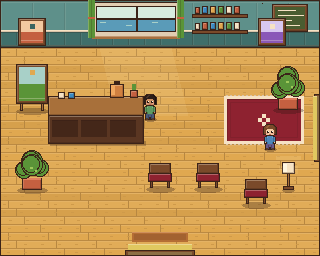
#> input picture reference/cafe.png, 320 x 256 px, found by its file name
$ python paintNativeFace.py
#> lines starting #> are read from the running program, lines starting #| are printed output that depends on the picture; pictures that were not available may be replaced by others from this repository, and a replacement may not be noted
#!/usr/bin/env python3
"""Paint a native 32px face onto the existing bodies.

The muzzle was two bugs stacked. The template was a tall oval: eyes high,
a nose bar, a mouth bar, a pointed chin. And the stamp treated that chin
as the shoulder, so the new face sat on top of the old snout.

This template is wide and short. The jaw stays round. Eyes sit low, with
no nose bar. The stamp clears only the head, at the real neck, and leaves
the body and the walk frames alone.
"""
from __future__ import annotations

from pathlib import Path

import numpy as np
from PIL import Image, ImageDraw, ImageFont

ROOT = Path(__file__).resolve().parents[1]
SPR = ROOT / "public/art/gen/sprites"
PREVIEW = ROOT / "docs/preview"

INK = (22, 17, 13, 255)
WHITE = (248, 244, 236, 255)
GOLD = (201, 162, 39, 255)
STEEL = (61, 92, 102, 255)
STEEL_D = (36, 56, 64, 255)
WARM = (186, 92, 78, 255)

SKIN = {
    "player": (224, 186, 148, 255),
    "mabel": (232, 196, 160, 255),
    "holt": (210, 170, 136, 255),
    "elena": (196, 148, 104, 255),
    "tommy": (196, 148, 104, 255),
    "marcus": (214, 156, 114, 255),
    "priya": (168, 108, 68, 255),
    "jordan": (206, 154, 112, 255),
}
SKIN_D = {
    "player": (196, 150, 112, 255),
    "mabel": (201, 160, 122, 255),
    "holt": (176, 136, 104, 255),
    "elena": (168, 118, 78, 255),
    "tommy": (168, 118, 78, 255),
    "marcus": (176, 120, 82, 255),
    "priya": (132, 78, 48, 255),
    "jordan": (168, 118, 78, 255),
}
HAIR = {
    "player": (90, 49, 29, 255),
    "mabel": (206, 198, 186, 255),
    "holt": (168, 162, 150, 255),
    "elena": (36, 26, 22, 255),
    "tommy": (90, 80, 72, 255),
    "marcus": (122, 58, 40, 255),
    "priya": (28, 20, 18, 255),
    "jordan": (42, 28, 22, 255),
}
HAIR_D = {
    "player": (64, 35, 20, 255),
    "mabel": (154, 148, 136, 255),
    "holt": (120, 112, 100, 255),
    "elena": (20, 14, 12, 255),
    "tommy": (61, 92, 102, 255),
    "marcus": (80, 36, 24, 255),
    "priya": (16, 12, 10, 255),
    "jordan": (26, 16, 14, 255),
}

CAST = ("player", "mabel", "holt", "elena", "tommy", "marcus", "priya", "jordan")
SMILE = {"player", "mabel", "elena", "tommy", "priya", "jordan"}
GLASSES = {"player", "marcus"}

# Authored head. One neck row. The stamp slides this so NECK lands on the
# body's real neck, not on the old chin.
NECK = 22
FACE_TOP, CHIN = 8, 21
CHEEK_L, CHEEK_R = 8, 23


def px(a: np.ndarray, x: int, y: int, col: tuple[int, int, int, int]) -> None:
    if 0 <= x < a.shape[1] and 0 <= y < a.shape[0] and col[3]:
        a[y, x] = col


def blush(skin: tuple[int, int, int, int]) -> tuple[int, int, int, int]:
    return tuple(int(skin[i] * 0.75 + WARM[i] * 0.25) for i in range(3)) + (255,)


def clear_px(a: np.ndarray, x: int, y: int) -> None:
    if 0 <= x < a.shape[1] and 0 <= y < a.shape[0]:
        a[y, x] = (0, 0, 0, 0)


def face_skin(a: np.ndarray, who: str, skin: tuple[int, int, int, int]) -> None:
    """Width 16, height 14. Jaw at least 75% of the cheek. No pointed chin."""
    for y in range(FACE_TOP, CHIN + 1):
        if who == "holt":
            inset = 1 if y == FACE_TOP else 0
        elif who == "mabel" and y == FACE_TOP:
            inset = 3
        elif who == "mabel" and y == FACE_TOP + 1:
            inset = 2
        elif y == FACE_TOP:
            inset = 2
        elif y in (FACE_TOP + 1, CHIN):
            inset = 1
        else:
            inset = 0
        for x in range(CHEEK_L + inset, CHEEK_R - inset + 1):
            px(a, x, y, skin)
    # One-pixel ear nub, tucked at the hairline. Not a tab beside the eye.
    px(a, CHEEK_L - 1, 14, skin)
    px(a, CHEEK_R + 1, 14, skin)


def eyes(a: np.ndarray) -> None:
    """2×3 ovals, 4px apart, highlight top-right, pupils centred."""
    for x0 in (12, 18):
        for dy in range(3):
            px(a, x0, 15 + dy, INK)
            px(a, x0 + 1, 15 + dy, INK)
        px(a, x0 + 1, 15, WHITE)


def brows(a: np.ndarray, who: str) -> None:
    """One pixel, short, curved. Not a scowl."""
    pairs = {
        "mabel": [(11, 12), (12, 13), (13, 13), (18, 13), (19, 13), (20, 12)],
        "player": [(12, 12), (13, 13), (14, 13), (17, 13), (18, 13), (19, 12)],
        "elena": [(12, 12), (13, 13), (14, 13), (17, 13), (18, 13), (19, 12)],
        "priya": [(12, 12), (13, 12), (14, 13), (17, 13), (18, 12), (19, 12)],
        "tommy": [(12, 13), (13, 12), (14, 13), (17, 13), (18, 12), (19, 13)],
        "jordan": [(12, 12), (13, 12), (14, 12), (17, 13), (18, 13), (19, 13)],
        "holt": [(12, 13), (13, 13), (14, 13), (17, 13), (18, 13), (19, 13)],
        "marcus": [(12, 13), (13, 13), (14, 13), (17, 13), (18, 13), (19, 13)],
    }
    ink = HAIR_D[who] if who in ("mabel", "holt") else INK
    for x, y in pairs[who]:
        px(a, x, y, ink)


def mouth(a: np.ndarray, who: str) -> None:
    """At most 4px, one curve. Holt and Marcus stay level, never down."""
    if who in SMILE:
        px(a, 13, 19, INK)
        px(a, 14, 20, INK)
        px(a, 15, 20, INK)
        px(a, 16, 19, INK)
    else:
        for x in (14, 15, 16):
            px(a, x, 20, INK)


def glasses(a: np.ndarray) -> None:
    """Two short rims and a one-pixel bridge. The eyes stay 2px wide."""
    for x in (12, 13, 18, 19):
        px(a, x, 14, INK)
    px(a, 16, 14, INK)


def features(a: np.ndarray, who: str) -> None:
    skin, skin_d = SKIN[who], SKIN_D[who]
    eyes(a)
    brows(a, who)
    px(a, 16, 18, skin_d)  # one pixel, not a bar
    b = blush(skin)
    px(a, 10, 18, b)
    px(a, 11, 18, b)
    px(a, 20, 18, b)
    px(a, 21, 18, b)
    if who == "mabel":
        px(a, 10, 19, skin_d)
        px(a, 21, 19, skin_d)
    if who == "jordan":
        px(a, 20, 19, (176, 96, 72, 255))
    if who == "priya":
        px(a, 16, 14, GOLD)
    mouth(a, who)
    if who in GLASSES:
        glasses(a)
    for x in range(14, 18):
        px(a, x, NECK, skin)


# [78 lines left out: function hair_front, not called in this run]


def bare(who: str) -> np.ndarray:
    a = np.zeros((64, 32, 4), np.uint8)
    face_skin(a, who, SKIN[who])
    features(a, who)
    return a


# [307 lines left out: functions front, profile, back, is_skin_px, is_dark_px, is_hair_px and 6 more, not called in this run]


def skin_mask(who: str, head: np.ndarray) -> np.ndarray:
    skin = np.zeros(head.shape[:2], bool)
    for col in (SKIN[who], SKIN_D[who], blush(SKIN[who])):
        skin |= (
            (np.abs(head[:, :, 0].astype(int) - col[0]) < 18)
            & (np.abs(head[:, :, 1].astype(int) - col[1]) < 18)
            & (np.abs(head[:, :, 2].astype(int) - col[2]) < 18)
            & (head[:, :, 3] > 0)
        )
    skin[:, CHEEK_L - 1] = False
    skin[:, CHEEK_R + 1] = False
    if NECK < skin.shape[0]:
        skin[NECK] = False
    return skin


def squint(who: str, head: np.ndarray) -> None:
    """Hair hidden. A muzzle is tall, narrow, or pointed."""
    skin = skin_mask(who, head)
    ys, xs = np.where(skin)
    if len(xs) == 0:
        raise SystemExit(f"{who}: no face")
    width = int(xs.max() - xs.min() + 1)
    height = int(ys.max() - ys.min() + 1)
    jaw = 0
    cheek = 0
    for y in range(int(ys.min()), int(ys.max()) + 1):
        row = np.where(skin[y])[0]
        if len(row) == 0:
            continue
        w = int(row.max() - row.min() + 1)
        cheek = max(cheek, w)
        if y >= int(ys.max()) - 1:
            jaw = max(jaw, w)
    ratio = height / max(1, width)
    jaw_r = jaw / max(1, cheek)
    # Eyes: the 3-tall ink block, not the brow or the mouth.
    ink = (head[:, :, 0] < 40) & (head[:, :, 1] < 40) & (head[:, :, 2] < 40) & (head[:, :, 3] > 0)
    white = (head[:, :, 0] > 230) & (head[:, :, 1] > 230) & (head[:, :, 3] > 0)
    eye_rows = [y for y in range(head.shape[0]) if white[y].any() and ink[y].sum() >= 2]
    if len(eye_rows) < 1:
        raise SystemExit(f"{who}: eyes missing")
    eye_mid = eye_rows[0] + 1  # highlight is the top of the 3px oval
    down = (eye_mid - int(ys.min())) / max(1, height)
    if ratio > 1.0 or jaw_r < 0.70 or not (0.52 <= down <= 0.68):
        raise SystemExit(
            f"{who}: still a muzzle width={width} height={height} jaw={jaw_r:.2f} eyes={down:.2f}"
        )
    print(f"  {who:8} face {width}x{height}  h/w={ratio:.2f}  jaw={jaw_r:.2f}  eyes={down:.2f}")


# [7 lines left out: function hide_hair, not called in this run]


def sheet() -> None:
    """8 people, 4 directions, at 1× and at 6×, standing on the cafe floor."""
    cafe = Image.open(ROOT / "public/art/cafe.png").convert("RGBA")
    tile = cafe.crop((120, 320, 168, 368))
    dirs = ("down", "right", "up", "left")
    names = list(CAST)

    def cell(who: str, facing: str) -> Image.Image:
        if facing == "down":
            im = Image.open(SPR / f"{who}_idle_32.png").convert("RGBA").crop((0, 0, 32, 64))
        elif facing == "up":
            im = Image.open(SPR / f"{who}_up.png").convert("RGBA").crop((0, 0, 32, 64))
        else:
            im = Image.open(SPR / f"{who}_side.png").convert("RGBA").crop((0, 0, 32, 64))
            if facing == "left":
                im = im.transpose(Image.Transpose.FLIP_LEFT_RIGHT)
        return im

    def floor_canvas(w: int, h: int) -> Image.Image:
        canvas = Image.new("RGBA", (w, h))
        for y in range(0, h, tile.height):
            for x in range(0, w, tile.width):
                canvas.paste(tile, (x, y))
        return canvas

    def band(scale: int, label: bool) -> Image.Image:
        gap = 6 * scale
        cw, ch = 32 * scale, 64 * scale
        w = len(names) * (cw + gap) + gap
        h = 18 + len(dirs) * (ch + gap) + gap
        canvas = floor_canvas(w, h)
        draw = ImageDraw.Draw(canvas)
        try:
            font = ImageFont.truetype("/usr/share/fonts/truetype/dejavu/DejaVuSans.ttf", 12 if scale > 1 else 8)
        except OSError:
            font = ImageFont.load_default()
        for i, who in enumerate(names):
            if label:
                draw.text((gap + i * (cw + gap), 2), who, fill=(48, 32, 18, 255), font=font)
            for j, facing in enumerate(dirs):
                sprite = cell(who, facing).resize((cw, ch), Image.NEAREST)
                canvas.paste(sprite, (gap + i * (cw + gap), 16 + j * (ch + gap)), sprite)
        return canvas

    one = band(1, False)
    six = band(6, True)
    # 1× sits on the same floor, full width, so it is not a stamp in a dark corner.
    top_h = one.height + 8
    out = floor_canvas(six.width, top_h + six.height)
    out.paste(one, ((six.width - one.width) // 2, 4))
    out.paste(six, (0, top_h))
    PREVIEW.mkdir(parents=True, exist_ok=True)
    out.save(PREVIEW / "faces-sheet.png")
    squ = Image.new("RGBA", (32 * 8 * 8, 32 * 8 + 40), (186, 196, 176, 255))
    for i, who in enumerate(names):
        bare_im = Image.fromarray(bare(who))
        bare_im_np = np.array(bare_im)
        bare_im_np[NECK:, :, 3] = 0
        bare_im = Image.fromarray(bare_im_np).crop((0, 0, 32, 32))
        squ.paste(bare_im, (i * 32, 0), bare_im)
        big = bare_im.resize((256, 256), Image.NEAREST)
        squ.paste(big, (i * 256, 40), big)
    squ.save(PREVIEW / "faces-squint.png")
    print("wrote", PREVIEW / "faces-sheet.png")


def main() -> None:
    for who in CAST:
        squint(who, bare(who))
        files = {
            "idle": SPR / f"{who}_idle_32.png",
            "sit": SPR / f"{who}_sit.png",
            "side": SPR / f"{who}_side.png",
            "up": SPR / f"{who}_up.png",
            "walk": SPR / f"{who}_walk4.png",
            "loco": SPR / f"{who}_loco.png",
        }
        for kind, path in files.items():
            if path.exists():
                apply(path, who, kind)
        print("stamped", who)
    sheet()
#> in sheet, cafe is the input picture: PIL image 320x256 RGBA; mean R, G, B, A 178.3, 141.7, 84.3, 255
#> in sheet, `tile = cafe.crop((120, 320, 168, 368))`: tile: PIL image 48x48 RGBA; every value is 0
#> in floor_canvas, `canvas = Image.new("RGBA", (w, h))`: canvas: PIL image 310x304 RGBA; every value is 0
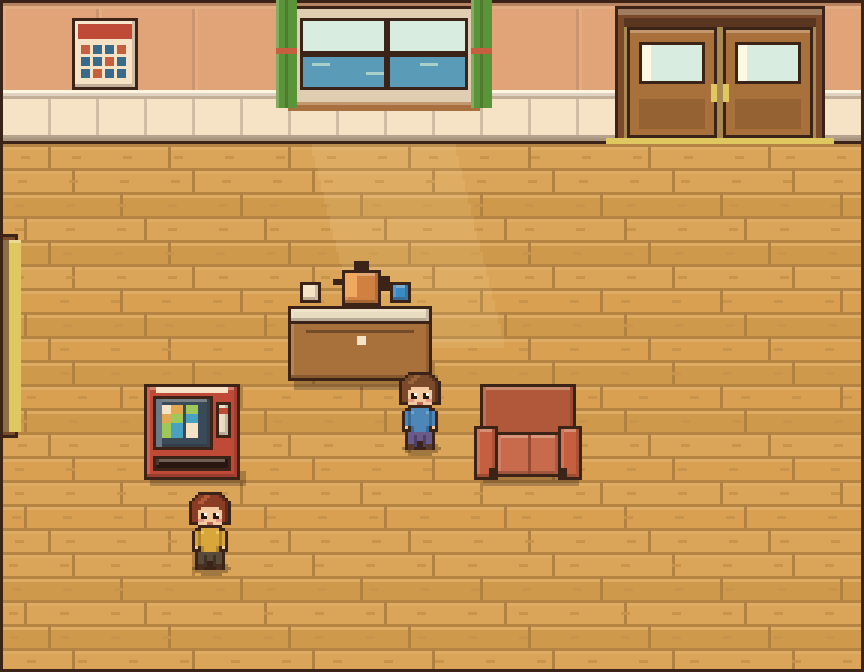
#> input picture reference/breakroom-3x.png, 864 x 672 px, given in place of player_idle_32.png, which was not available
#> in cell, `im = Image.open(SPR / f"{who}_idle_32.png").convert("RGBA").crop((0, 0..`:
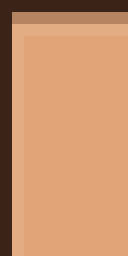
#> im: PIL image 32x64 RGBA (shown 4 times larger); mean R, G, B, A 200.1, 146.1, 107.3, 255
#> in band, `canvas.paste(sprite, (gap + i * (cw + gap), 16 + j * (ch + gap)), spri..`:
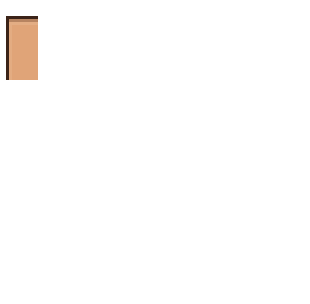
#> canvas: PIL image 310x304 RGBA; mean R, G, B, A 4.3, 3.2, 2.3, 5.5; transparent parts drawn white


if __name__ == "__main__":
#> (the run stopped early here; a loop or call above may not have finished)
